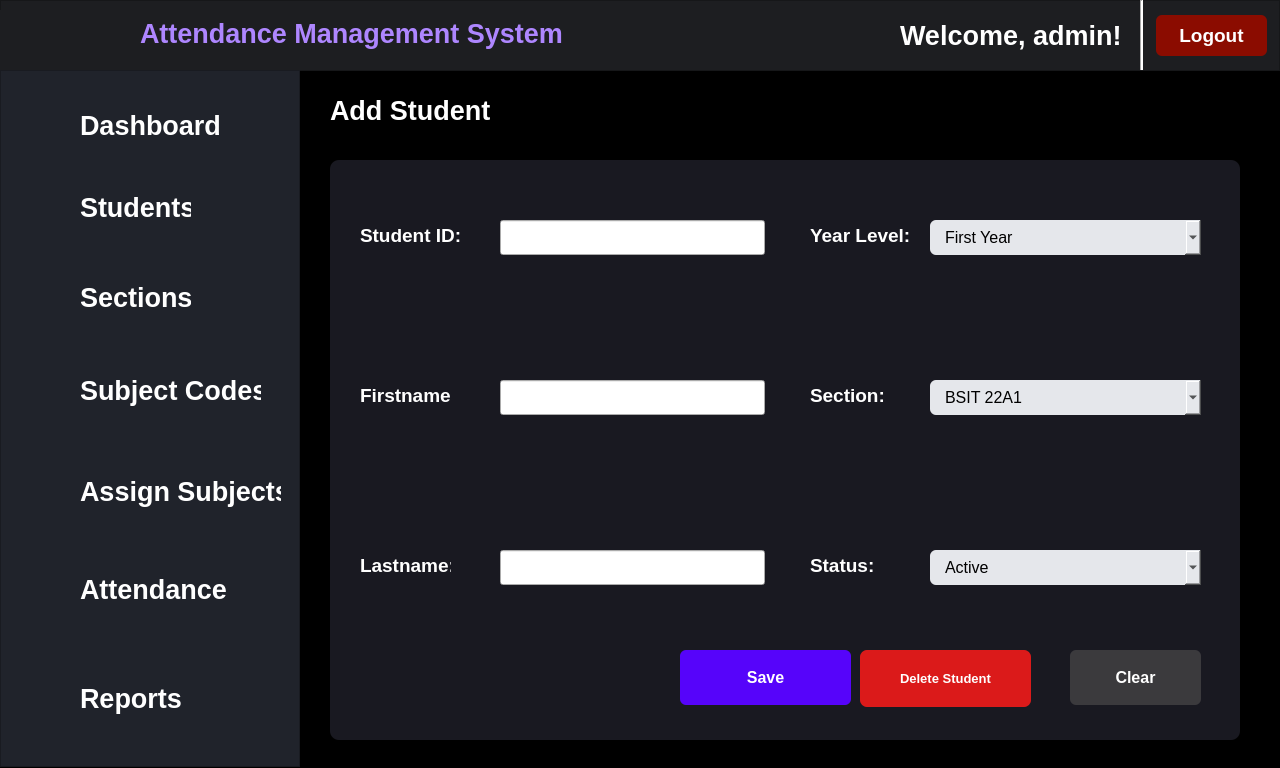
<?xml version="1.0" encoding="UTF-8"?>
<ui version="4.0">
 <class>MainWindow</class>
 <widget class="QMainWindow" name="MainWindow">
  <property name="geometry">
   <rect>
    <x>0</x>
    <y>0</y>
    <width>1280</width>
    <height>768</height>
   </rect>
  </property>
  <property name="minimumSize">
   <size>
    <width>1280</width>
    <height>768</height>
   </size>
  </property>
  <property name="maximumSize">
   <size>
    <width>1280</width>
    <height>768</height>
   </size>
  </property>
  <property name="cursor">
   <cursorShape>PointingHandCursor</cursorShape>
  </property>
  <property name="windowTitle">
   <string>MainWindow</string>
  </property>
  <property name="styleSheet">
   <string notr="true">QMainWindow {
    background-color: #000000;
}

QWidget#centralwidget {
    background-color: #000000;
}</string>
  </property>
  <widget class="QWidget" name="centralwidget">
   <widget class="QFrame" name="formCard">
    <property name="geometry">
     <rect>
      <x>330</x>
      <y>160</y>
      <width>910</width>
      <height>580</height>
     </rect>
    </property>
    <property name="font">
     <font>
      <pointsize>9</pointsize>
     </font>
    </property>
    <property name="styleSheet">
     <string notr="true">#formCard {
    background-color: #191921;
    border-radius: 9px;
    padding: 25px;
}</string>
    </property>
    <property name="frameShape">
     <enum>QFrame::StyledPanel</enum>
    </property>
    <property name="frameShadow">
     <enum>QFrame::Raised</enum>
    </property>
    <widget class="QLabel" name="label_3">
     <property name="geometry">
      <rect>
       <x>30</x>
       <y>60</y>
       <width>101</width>
       <height>31</height>
      </rect>
     </property>
     <property name="font">
      <font>
       <family>Segoe UI</family>
       <pointsize>14</pointsize>
       <weight>75</weight>
       <bold>true</bold>
      </font>
     </property>
     <property name="styleSheet">
      <string notr="true">color: white;
</string>
     </property>
     <property name="text">
      <string>Student ID:</string>
     </property>
    </widget>
    <widget class="QLineEdit" name="studentID">
     <property name="geometry">
      <rect>
       <x>170</x>
       <y>60</y>
       <width>265</width>
       <height>35</height>
      </rect>
     </property>
     <property name="styleSheet">
      <string notr="true">QComboBox {
    background-color: #e5e7eb;
    border-radius: 6px;
    padding-left: 15px;
}</string>
     </property>
    </widget>
    <widget class="QLabel" name="label_5">
     <property name="geometry">
      <rect>
       <x>30</x>
       <y>220</y>
       <width>91</width>
       <height>31</height>
      </rect>
     </property>
     <property name="font">
      <font>
       <family>Segoe UI</family>
       <pointsize>14</pointsize>
       <weight>75</weight>
       <bold>true</bold>
      </font>
     </property>
     <property name="styleSheet">
      <string notr="true">color: white;
</string>
     </property>
     <property name="text">
      <string>Firstname:</string>
     </property>
    </widget>
    <widget class="QLabel" name="label_6">
     <property name="geometry">
      <rect>
       <x>30</x>
       <y>390</y>
       <width>91</width>
       <height>31</height>
      </rect>
     </property>
     <property name="font">
      <font>
       <family>Segoe UI</family>
       <pointsize>14</pointsize>
       <weight>75</weight>
       <bold>true</bold>
      </font>
     </property>
     <property name="styleSheet">
      <string notr="true">color: white;
</string>
     </property>
     <property name="text">
      <string>Lastname:</string>
     </property>
    </widget>
    <widget class="QLabel" name="label_7">
     <property name="geometry">
      <rect>
       <x>480</x>
       <y>60</y>
       <width>101</width>
       <height>31</height>
      </rect>
     </property>
     <property name="font">
      <font>
       <family>Segoe UI</family>
       <pointsize>14</pointsize>
       <weight>75</weight>
       <bold>true</bold>
      </font>
     </property>
     <property name="styleSheet">
      <string notr="true">color: white;
</string>
     </property>
     <property name="text">
      <string>Year Level:</string>
     </property>
    </widget>
    <widget class="QLineEdit" name="firstName">
     <property name="geometry">
      <rect>
       <x>170</x>
       <y>220</y>
       <width>265</width>
       <height>35</height>
      </rect>
     </property>
     <property name="styleSheet">
      <string notr="true">QComboBox {
    background-color: #e5e7eb;
    border-radius: 6px;
    padding-left: 15px;
}</string>
     </property>
    </widget>
    <widget class="QLineEdit" name="lastName">
     <property name="geometry">
      <rect>
       <x>170</x>
       <y>390</y>
       <width>265</width>
       <height>35</height>
      </rect>
     </property>
     <property name="styleSheet">
      <string notr="true">QComboBox {
    background-color: #e5e7eb;
    border-radius: 6px;
    padding-left: 15px;
}</string>
     </property>
    </widget>
    <widget class="QLabel" name="label_9">
     <property name="geometry">
      <rect>
       <x>480</x>
       <y>220</y>
       <width>81</width>
       <height>31</height>
      </rect>
     </property>
     <property name="font">
      <font>
       <family>Segoe UI</family>
       <pointsize>14</pointsize>
       <weight>75</weight>
       <bold>true</bold>
      </font>
     </property>
     <property name="styleSheet">
      <string notr="true">color: white;
</string>
     </property>
     <property name="text">
      <string>Section:</string>
     </property>
    </widget>
    <widget class="QComboBox" name="yearLevel">
     <property name="geometry">
      <rect>
       <x>600</x>
       <y>60</y>
       <width>271</width>
       <height>35</height>
      </rect>
     </property>
     <property name="font">
      <font>
       <family>Segoe UI</family>
       <pointsize>12</pointsize>
       <weight>50</weight>
       <bold>false</bold>
      </font>
     </property>
     <property name="styleSheet">
      <string notr="true">QComboBox {
    background-color: #e5e7eb;
    border-radius: 6px;
    padding-left: 15px;
}</string>
     </property>
     <item>
      <property name="text">
       <string>First Year</string>
      </property>
     </item>
     <item>
      <property name="text">
       <string>Second Year</string>
      </property>
     </item>
     <item>
      <property name="text">
       <string>Third Year</string>
      </property>
     </item>
     <item>
      <property name="text">
       <string>Fourth Year</string>
      </property>
     </item>
    </widget>
    <widget class="QLabel" name="label_10">
     <property name="geometry">
      <rect>
       <x>480</x>
       <y>390</y>
       <width>91</width>
       <height>31</height>
      </rect>
     </property>
     <property name="font">
      <font>
       <family>Segoe UI</family>
       <pointsize>14</pointsize>
       <weight>75</weight>
       <bold>true</bold>
      </font>
     </property>
     <property name="styleSheet">
      <string notr="true">color: white;
</string>
     </property>
     <property name="text">
      <string>Status:</string>
     </property>
    </widget>
    <widget class="QComboBox" name="status">
     <property name="geometry">
      <rect>
       <x>600</x>
       <y>390</y>
       <width>271</width>
       <height>35</height>
      </rect>
     </property>
     <property name="font">
      <font>
       <family>Segoe UI</family>
       <pointsize>12</pointsize>
       <weight>50</weight>
       <bold>false</bold>
      </font>
     </property>
     <property name="styleSheet">
      <string notr="true">QComboBox {
    background-color: #e5e7eb;
    border-radius: 6px;
    padding-left: 15px;
}</string>
     </property>
     <item>
      <property name="text">
       <string>Active</string>
      </property>
     </item>
     <item>
      <property name="text">
       <string>Inactive</string>
      </property>
     </item>
    </widget>
    <widget class="QComboBox" name="section">
     <property name="geometry">
      <rect>
       <x>600</x>
       <y>220</y>
       <width>271</width>
       <height>35</height>
      </rect>
     </property>
     <property name="font">
      <font>
       <family>Segoe UI</family>
       <pointsize>12</pointsize>
       <weight>50</weight>
       <bold>false</bold>
      </font>
     </property>
     <property name="styleSheet">
      <string notr="true">QComboBox {
    background-color: #e5e7eb;
    border-radius: 6px;
    padding-left: 15px;
}</string>
     </property>
     <item>
      <property name="text">
       <string>BSIT 22A1</string>
      </property>
     </item>
     <item>
      <property name="text">
       <string>BSIT 22A2</string>
      </property>
     </item>
    </widget>
    <widget class="QPushButton" name="saveBtn">
     <property name="geometry">
      <rect>
       <x>350</x>
       <y>490</y>
       <width>171</width>
       <height>55</height>
      </rect>
     </property>
     <property name="font">
      <font>
       <family>Segoe UI</family>
       <pointsize>12</pointsize>
       <weight>75</weight>
       <bold>true</bold>
      </font>
     </property>
     <property name="styleSheet">
      <string notr="true">QPushButton#saveBtn {
    background-color: #5604FA;
    color: white;
    padding: 8px 16px;
    border-radius: 6px;
}

QPushButton#saveBtn:hover {
    background-color: #430FAB;
}</string>
     </property>
     <property name="text">
      <string>Save</string>
     </property>
    </widget>
    <widget class="QPushButton" name="clearBtn">
     <property name="geometry">
      <rect>
       <x>740</x>
       <y>490</y>
       <width>131</width>
       <height>55</height>
      </rect>
     </property>
     <property name="font">
      <font>
       <family>Segoe UI</family>
       <pointsize>12</pointsize>
       <weight>75</weight>
       <bold>true</bold>
      </font>
     </property>
     <property name="styleSheet">
      <string notr="true">QPushButton#clearBtn {
    background-color: #3B3A3D;
    color: white;
    padding: 8px 16px;
    border-radius: 6px;
}

QPushButton#clearBtn:hover {
    background-color: #000000;
}</string>
     </property>
     <property name="text">
      <string>Clear</string>
     </property>
    </widget>
    <widget class="QPushButton" name="pushButton_8">
     <property name="geometry">
      <rect>
       <x>530</x>
       <y>490</y>
       <width>171</width>
       <height>57</height>
      </rect>
     </property>
     <property name="font">
      <font>
       <family>Segoe UI</family>
       <pointsize>10</pointsize>
       <weight>75</weight>
       <bold>true</bold>
      </font>
     </property>
     <property name="styleSheet">
      <string notr="true">background-color: #DB1A1A;
border-radius: 7px;
color: white;</string>
     </property>
     <property name="text">
      <string>Delete Student</string>
     </property>
    </widget>
   </widget>
   <widget class="QFrame" name="topbar">
    <property name="geometry">
     <rect>
      <x>0</x>
      <y>0</y>
      <width>1280</width>
      <height>71</height>
     </rect>
    </property>
    <property name="styleSheet">
     <string notr="true">background-color: #1D1E21;</string>
    </property>
    <property name="frameShape">
     <enum>QFrame::StyledPanel</enum>
    </property>
    <property name="frameShadow">
     <enum>QFrame::Raised</enum>
    </property>
    <widget class="QLabel" name="label">
     <property name="geometry">
      <rect>
       <x>0</x>
       <y>10</y>
       <width>151</width>
       <height>71</height>
      </rect>
     </property>
     <property name="text">
      <string/>
     </property>
     <property name="pixmap">
      <pixmap>../assets/140x140.png</pixmap>
     </property>
    </widget>
    <widget class="QLabel" name="label_2">
     <property name="geometry">
      <rect>
       <x>140</x>
       <y>8</y>
       <width>431</width>
       <height>50</height>
      </rect>
     </property>
     <property name="font">
      <font>
       <family>Segoe UI</family>
       <pointsize>20</pointsize>
       <weight>75</weight>
       <bold>true</bold>
      </font>
     </property>
     <property name="styleSheet">
      <string notr="true">color: #AE86FF;</string>
     </property>
     <property name="text">
      <string>Attendance Management System</string>
     </property>
    </widget>
    <widget class="QPushButton" name="pushButton_9">
     <property name="geometry">
      <rect>
       <x>1156</x>
       <y>15</y>
       <width>111</width>
       <height>41</height>
      </rect>
     </property>
     <property name="font">
      <font>
       <family>Segoe UI</family>
       <pointsize>14</pointsize>
       <weight>75</weight>
       <bold>true</bold>
      </font>
     </property>
     <property name="cursor">
      <cursorShape>PointingHandCursor</cursorShape>
     </property>
     <property name="styleSheet">
      <string notr="true">QPushButton {
background-color: #8B0C00;
border: none;
color: white;
border-radius: 6px;
}

QPushButton:hover {
background-color: #67160F;
}</string>
     </property>
     <property name="text">
      <string>Logout</string>
     </property>
    </widget>
    <widget class="Line" name="line">
     <property name="geometry">
      <rect>
       <x>1140</x>
       <y>0</y>
       <width>3</width>
       <height>70</height>
      </rect>
     </property>
     <property name="styleSheet">
      <string notr="true">background-color: white;</string>
     </property>
     <property name="orientation">
      <enum>Qt::Vertical</enum>
     </property>
    </widget>
    <widget class="QLabel" name="label_11">
     <property name="geometry">
      <rect>
       <x>900</x>
       <y>10</y>
       <width>221</width>
       <height>50</height>
      </rect>
     </property>
     <property name="font">
      <font>
       <family>Segoe UI</family>
       <pointsize>20</pointsize>
       <weight>75</weight>
       <bold>true</bold>
      </font>
     </property>
     <property name="styleSheet">
      <string notr="true">color: white;</string>
     </property>
     <property name="text">
      <string>Welcome, admin!</string>
     </property>
    </widget>
   </widget>
   <widget class="QFrame" name="frame_2">
    <property name="geometry">
     <rect>
      <x>0</x>
      <y>70</y>
      <width>300</width>
      <height>697</height>
     </rect>
    </property>
    <property name="styleSheet">
     <string notr="true">background-color: #20232B;
padding: 10px;</string>
    </property>
    <property name="frameShape">
     <enum>QFrame::StyledPanel</enum>
    </property>
    <property name="frameShadow">
     <enum>QFrame::Raised</enum>
    </property>
    <widget class="QPushButton" name="pushButton">
     <property name="geometry">
      <rect>
       <x>70</x>
       <y>30</y>
       <width>161</width>
       <height>51</height>
      </rect>
     </property>
     <property name="font">
      <font>
       <family>Segoe UI</family>
       <pointsize>20</pointsize>
       <weight>75</weight>
       <italic>false</italic>
       <bold>true</bold>
      </font>
     </property>
     <property name="cursor">
      <cursorShape>PointingHandCursor</cursorShape>
     </property>
     <property name="styleSheet">
      <string notr="true">QPushButton {
    color: white;
    background: transparent;
    border: none;
    text-align: left;
    padding: 10px;
}

QPushButton:hover {
    color: #7B2CFF;
}

QPushButton:checked {
    color: #7B2CFF;
    font-weight: bold;
}</string>
     </property>
     <property name="text">
      <string>Dashboard</string>
     </property>
    </widget>
    <widget class="QPushButton" name="pushButton_2">
     <property name="geometry">
      <rect>
       <x>70</x>
       <y>112</y>
       <width>131</width>
       <height>51</height>
      </rect>
     </property>
     <property name="font">
      <font>
       <family>Segoe UI</family>
       <pointsize>20</pointsize>
       <weight>75</weight>
       <italic>false</italic>
       <bold>true</bold>
      </font>
     </property>
     <property name="cursor">
      <cursorShape>PointingHandCursor</cursorShape>
     </property>
     <property name="styleSheet">
      <string notr="true">QPushButton {
    color: white;
    background: transparent;
    border: none;
    text-align: left;
    padding: 10px;
}

QPushButton:hover {
    color: #7B2CFF;
}

QPushButton:checked {
    color: #7B2CFF;
    font-weight: bold;
}</string>
     </property>
     <property name="text">
      <string>Students</string>
     </property>
    </widget>
    <widget class="QPushButton" name="pushButton_3">
     <property name="geometry">
      <rect>
       <x>70</x>
       <y>202</y>
       <width>131</width>
       <height>51</height>
      </rect>
     </property>
     <property name="font">
      <font>
       <family>Segoe UI</family>
       <pointsize>20</pointsize>
       <weight>75</weight>
       <italic>false</italic>
       <bold>true</bold>
      </font>
     </property>
     <property name="cursor">
      <cursorShape>PointingHandCursor</cursorShape>
     </property>
     <property name="styleSheet">
      <string notr="true">QPushButton {
     color: white;
    background: transparent;
    border: none;
    text-align: left;
    padding: 10px;
}

QPushButton:hover {
    color: #7B2CFF;
}

QPushButton:checked {
    color: #7B2CFF;
    font-weight: bold;
}</string>
     </property>
     <property name="text">
      <string>Sections</string>
     </property>
    </widget>
    <widget class="QPushButton" name="pushButton_4">
     <property name="geometry">
      <rect>
       <x>70</x>
       <y>290</y>
       <width>201</width>
       <height>61</height>
      </rect>
     </property>
     <property name="font">
      <font>
       <family>Segoe UI</family>
       <pointsize>20</pointsize>
       <weight>75</weight>
       <italic>false</italic>
       <bold>true</bold>
      </font>
     </property>
     <property name="cursor">
      <cursorShape>PointingHandCursor</cursorShape>
     </property>
     <property name="styleSheet">
      <string notr="true">QPushButton {
     color: white;
    background: transparent;
    border: none;
    text-align: left;
    padding: 10px;
}

QPushButton:hover {
    color: #7B2CFF;
}

QPushButton:checked {
    color: #7B2CFF;
    font-weight: bold;
}</string>
     </property>
     <property name="text">
      <string>Subject Codes</string>
     </property>
    </widget>
    <widget class="QPushButton" name="pushButton_5">
     <property name="geometry">
      <rect>
       <x>70</x>
       <y>391</y>
       <width>221</width>
       <height>61</height>
      </rect>
     </property>
     <property name="font">
      <font>
       <family>Segoe UI</family>
       <pointsize>20</pointsize>
       <weight>75</weight>
       <italic>false</italic>
       <bold>true</bold>
      </font>
     </property>
     <property name="cursor">
      <cursorShape>PointingHandCursor</cursorShape>
     </property>
     <property name="styleSheet">
      <string notr="true">QPushButton {
     color: white;
    background: transparent;
    border: none;
    text-align: left;
    padding: 10px;
}

QPushButton:hover {
    color: #7B2CFF;
}

QPushButton:checked {
    color: #7B2CFF;
    font-weight: bold;
}</string>
     </property>
     <property name="text">
      <string>Assign Subjects</string>
     </property>
    </widget>
    <widget class="QPushButton" name="pushButton_6">
     <property name="geometry">
      <rect>
       <x>70</x>
       <y>494</y>
       <width>171</width>
       <height>51</height>
      </rect>
     </property>
     <property name="font">
      <font>
       <family>Segoe UI</family>
       <pointsize>20</pointsize>
       <weight>75</weight>
       <italic>false</italic>
       <bold>true</bold>
      </font>
     </property>
     <property name="cursor">
      <cursorShape>PointingHandCursor</cursorShape>
     </property>
     <property name="styleSheet">
      <string notr="true">QPushButton {
    color: white;
    background: transparent;
    border: none;
    text-align: left;
    padding: 10px;
}

QPushButton:hover {
    color: #7B2CFF;
}

QPushButton:checked {
    color: #7B2CFF;
    font-weight: bold;
}</string>
     </property>
     <property name="text">
      <string>Attendance</string>
     </property>
    </widget>
    <widget class="QPushButton" name="pushButton_7">
     <property name="geometry">
      <rect>
       <x>70</x>
       <y>598</y>
       <width>121</width>
       <height>61</height>
      </rect>
     </property>
     <property name="font">
      <font>
       <family>Segoe UI</family>
       <pointsize>20</pointsize>
       <weight>75</weight>
       <italic>false</italic>
       <bold>true</bold>
      </font>
     </property>
     <property name="cursor">
      <cursorShape>PointingHandCursor</cursorShape>
     </property>
     <property name="styleSheet">
      <string notr="true">QPushButton {
     color: white;
    background: transparent;
    border: none;
    text-align: left;
    padding: 10px;
}

QPushButton:hover {
    color: #7B2CFF;
}

QPushButton:checked {
    color: #7B2CFF;
    font-weight: bold;
}</string>
     </property>
     <property name="text">
      <string>Reports</string>
     </property>
    </widget>
    <widget class="QLabel" name="label_12">
     <property name="geometry">
      <rect>
       <x>20</x>
       <y>30</y>
       <width>61</width>
       <height>61</height>
      </rect>
     </property>
     <property name="text">
      <string/>
     </property>
     <property name="pixmap">
      <pixmap>../assets/dashboard.png</pixmap>
     </property>
    </widget>
    <widget class="QLabel" name="label_13">
     <property name="geometry">
      <rect>
       <x>20</x>
       <y>115</y>
       <width>51</width>
       <height>51</height>
      </rect>
     </property>
     <property name="text">
      <string/>
     </property>
     <property name="pixmap">
      <pixmap>../assets/student.png</pixmap>
     </property>
    </widget>
    <widget class="QLabel" name="label_14">
     <property name="geometry">
      <rect>
       <x>20</x>
       <y>200</y>
       <width>61</width>
       <height>61</height>
      </rect>
     </property>
     <property name="text">
      <string/>
     </property>
     <property name="pixmap">
      <pixmap>../assets/section.png</pixmap>
     </property>
    </widget>
    <widget class="QLabel" name="label_15">
     <property name="geometry">
      <rect>
       <x>20</x>
       <y>300</y>
       <width>61</width>
       <height>51</height>
      </rect>
     </property>
     <property name="text">
      <string/>
     </property>
     <property name="pixmap">
      <pixmap>../assets/subject.png</pixmap>
     </property>
    </widget>
    <widget class="QLabel" name="label_16">
     <property name="geometry">
      <rect>
       <x>20</x>
       <y>400</y>
       <width>47</width>
       <height>51</height>
      </rect>
     </property>
     <property name="text">
      <string/>
     </property>
     <property name="pixmap">
      <pixmap>../assets/subject-code.png</pixmap>
     </property>
    </widget>
    <widget class="QLabel" name="label_17">
     <property name="geometry">
      <rect>
       <x>20</x>
       <y>500</y>
       <width>51</width>
       <height>51</height>
      </rect>
     </property>
     <property name="text">
      <string/>
     </property>
     <property name="pixmap">
      <pixmap>../assets/attendance.png</pixmap>
     </property>
    </widget>
    <widget class="QLabel" name="label_18">
     <property name="geometry">
      <rect>
       <x>20</x>
       <y>600</y>
       <width>61</width>
       <height>61</height>
      </rect>
     </property>
     <property name="text">
      <string/>
     </property>
     <property name="pixmap">
      <pixmap>../assets/report.png</pixmap>
     </property>
    </widget>
   </widget>
   <widget class="QLabel" name="apptitle_2">
    <property name="geometry">
     <rect>
      <x>330</x>
      <y>90</y>
      <width>161</width>
      <height>41</height>
     </rect>
    </property>
    <property name="font">
     <font>
      <family>Segoe UI</family>
      <pointsize>20</pointsize>
      <weight>75</weight>
      <italic>false</italic>
      <bold>true</bold>
     </font>
    </property>
    <property name="styleSheet">
     <string notr="true">color: #FFFFFF;
</string>
    </property>
    <property name="text">
     <string>Add Student</string>
    </property>
   </widget>
  </widget>
 </widget>
 <resources/>
 <connections/>
</ui>
